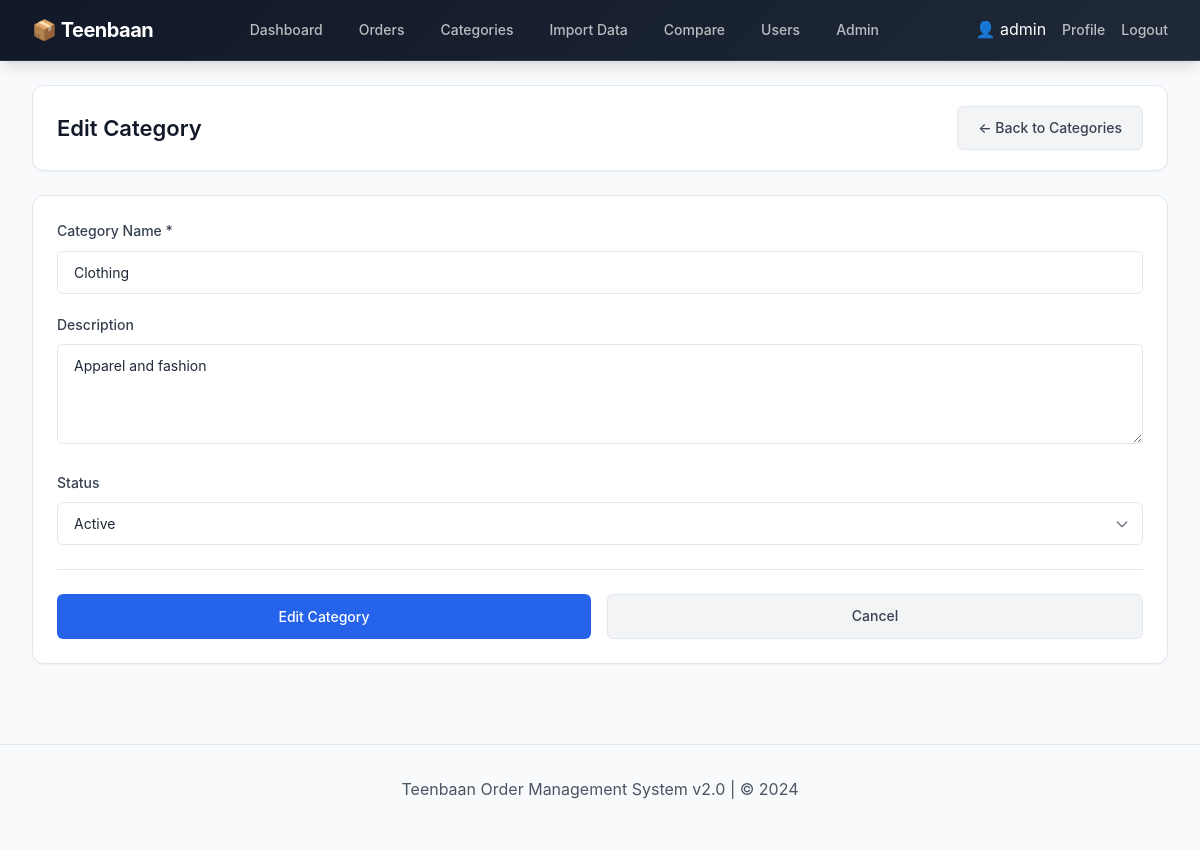
The page /categories/edit/2 (signed in) on the database its author committed.
### tables this page shows
CREATE TABLE categories (
                id INTEGER PRIMARY KEY AUTOINCREMENT,
                name TEXT UNIQUE NOT NULL,
                description TEXT,
                status TEXT DEFAULT 'active',
                created_at TIMESTAMP DEFAULT CURRENT_TIMESTAMP
            );

### app.py (the view, shortened to what this page needs)
@app.route('/categories/edit/<int:id>', methods=['GET', 'POST'])
@login_required
def edit_category(id):
    with sqlite3.connect(DATABASE) as conn:
        c = conn.cursor()
        c.execute("SELECT * FROM categories WHERE id=?", (id,))
        category = c.fetchone()
    return render_template("category_form.html", category=category, action='Edit')

### app.py (called while the page is built)
@app.teardown_appcontext
def close_connection(exception):
    db = getattr(g, '_database', None)
    if db is not None:
        db.close()
        g._database = None

def login_required(f):
    @wraps(f)
    def decorated_function(*args, **kwargs):
        if 'user_id' not in session:
            flash('Please log in to access this page.', 'error')
            return redirect(url_for('login'))
        return f(*args, **kwargs)
    return decorated_function

### templates/category_form.html (shortened to what this page needs)
{% extends "base.html" %}
{% block content %}
<div class="page-header">
    <div class="header-left">
        <h1>{{ action }} Category</h1>
    </div>
    <div class="header-actions">
        <a href="{{ url_for('categories') }}" class="btn btn-secondary">← Back to Categories</a>
    </div>
</div>
<div class="card">
    <div class="card-body">
        <form method="POST">
            <div class="form-group">
                <label for="name">Category Name *</label>
                <input type="text" id="name" name="name" required value="{{ category[1] if category else '' }}" placeholder="Enter category name">
            </div>
            <div class="form-group">
                <label for="description">Description</label>
                <textarea id="description" name="description" rows="3" placeholder="Enter category description">{{ category[2] if category else '' }}</textarea>
            </div>
            {% if category %}
            <div class="form-group">
                <label for="status">Status</label>
                <select id="status" name="status">
                    <option value="active" {% if category[3] == 'active' %}selected{% endif %}>Active</option>
                </select>
            </div>
            {% endif %}
            <div class="form-actions">
                <button type="submit" class="btn btn-primary">{{ action }} Category</button>
                <a href="{{ url_for('categories') }}" class="btn btn-secondary">Cancel</a>
            </div>
        </form>
    </div>
</div>
{% endblock %}

### static/css/main.css (style rules this page uses)
:root { --primary: #2563eb; --primary-dark: #1d4ed8; --primary-light: #3b82f6; --gray-50: #f9fafb; --gray-100: #f3f4f6; --gray-200: #e5e7eb; --gray-300: #d1d5db; --gray-400: #9ca3af; --gray-500: #6b7280; --gray-600: #4b5563; --gray-700: #374151; --gray-800: #1f2937; --gray-900: #111827; --success: #059669; --success-light: #d1fae5; --warning: #d97706; --warning-light: #fef3c7; --danger: #dc2626; --danger-light: #fee2e2; --info: #0891b2; --info-light: #cffafe; --bg-primary: #f8fafc; --bg-secondary: #ffffff; --border-color: #e2e8f0; --shadow-sm: 0 1px 2px 0 rgb(0 0 0 / 0.05); --shadow: 0 1px 3px 0 rgb(0 0 0 / 0.1), 0 1px 2px -1px rgb(0 0 0 / 0.1); --shadow-md: 0 4px 6px -1px rgb(0 0 0 / 0.1), 0 2px 4px -2px rgb(0 0 0 / 0.1); --shadow-lg: 0 10px 15px -3px rgb(0 0 0 / 0.1), 0 4px 6px -4px rgb(0 0 0 / 0.1); --radius: 6px; --radius-md: 8px; --radius-lg: 12px; --radius-full: 9999px; --font-sans: 'Inter', -apple-system, BlinkMacSystemFont, 'Segoe UI', Roboto, sans-serif; --transition: 200ms ease; --container-max-width: 1400px; }
*, *::before, *::after { margin: 0; padding: 0; box-sizing: border-box; }
html { font-size: 16px; scroll-behavior: smooth; }
body { font-family: var(--font-sans); background: var(--bg-primary); color: var(--gray-800); line-height: 1.6; min-height: 100vh; }
a { color: var(--primary); text-decoration: none; transition: color var(--transition); }
button, input, select, textarea { font-family: inherit; font-size: inherit; }
h1, h2, h3, h4, h5, h6 { font-weight: 600; line-height: 1.3; color: var(--gray-900); }
h1 { font-size: 2rem; }
.page-header { display: flex; justify-content: space-between; align-items: center; margin-bottom: 1.5rem; padding: 1.25rem 1.5rem; background: var(--bg-secondary); border-radius: var(--radius-lg); box-shadow: var(--shadow-sm); border: 1px solid var(--border-color); flex-wrap: wrap; gap: 1rem; }
.page-header h1 { font-size: 1.375rem; font-weight: 600; color: var(--gray-900); }
.header-actions { display: flex; gap: 0.625rem; flex-wrap: wrap; }

### static/css/cards.css (style rules this page uses)
.card { background: var(--bg-secondary); border-radius: var(--radius-lg); box-shadow: var(--shadow-sm); margin-bottom: 1.5rem; border: 1px solid var(--border-color); overflow: hidden; }
.card-body { padding: 1.5rem; }

### static/css/buttons.css (style rules this page uses)
.btn { display: inline-flex; align-items: center; justify-content: center; gap: 0.5rem; padding: 0.625rem 1.25rem; border-radius: var(--radius); font-weight: 500; font-size: 0.875rem; text-decoration: none; cursor: pointer; border: none; transition: var(--transition); white-space: nowrap; }
.btn-primary { background: var(--primary); color: #ffffff; }
.btn-secondary { background: var(--gray-100); color: var(--gray-700); border: 1px solid var(--border-color); }

### static/css/forms.css (style rules this page uses)
.form-group { margin-bottom: 1.25rem; }
.form-group label { display: block; font-size: 0.875rem; font-weight: 500; color: var(--gray-700); margin-bottom: 0.5rem; }
.form-group input, .form-group select, .form-group textarea { width: 100%; padding: 0.75rem 1rem; border: 1px solid var(--border-color); border-radius: var(--radius); font-size: 0.875rem; transition: var(--transition); background: var(--bg-secondary); color: var(--gray-800); }
.form-group input::placeholder, .form-group textarea::placeholder { color: var(--gray-400); }
.form-group select { appearance: none; background-repeat: no-repeat; background-position: right 0.75rem center; background-size: 1rem; padding-right: 2.5rem; }
.form-group textarea { resize: vertical; min-height: 100px; }
.form-actions { display: flex; gap: 1rem; margin-top: 1.5rem; padding-top: 1.5rem; border-top: 1px solid var(--border-color); }
.form-actions .btn { flex: 1; }

### rows shown on the page
categories: name "Clothing", description "Apparel and fashion", status "Active"

### other values the page prints
{{ session['username'] }} "admin"
{{ action }} "Edit"
